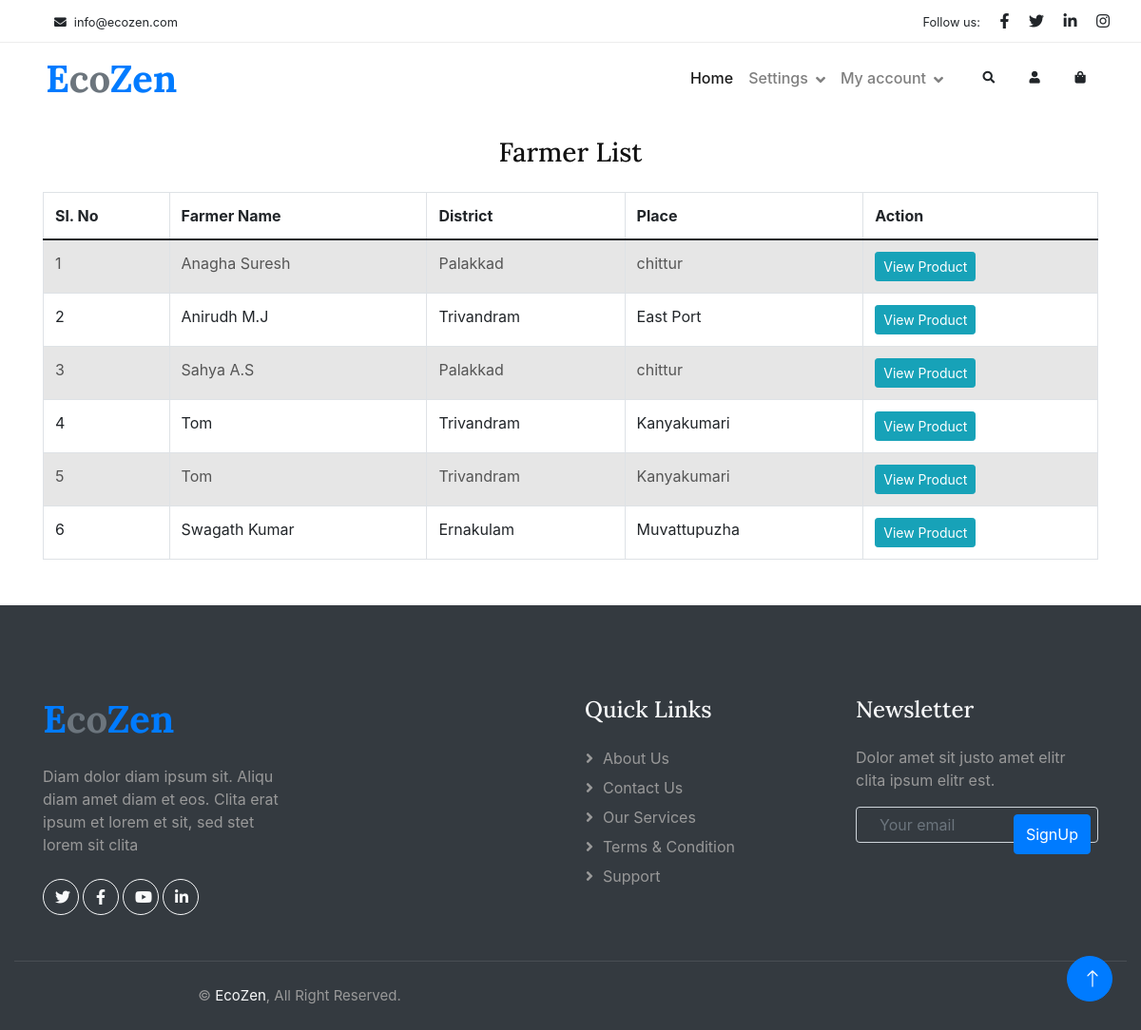
Page /Project/User/FarmerSearch.php (signed in) on the committed database.
### tables this page shows
CREATE TABLE `tbl_seller` (
  `seller_id` int(11) NOT NULL,
  `seller_name` varchar(60) NOT NULL,
  `seller_contact` varchar(60) NOT NULL,
  `seller_email` varchar(100) NOT NULL,
  `seller_proof` varchar(60) NOT NULL,
  `seller_status` int(11) NOT NULL DEFAULT 0,
  `place_id` int(11) NOT NULL,
  `seller_gender` varchar(60) NOT NULL,
  `seller_image` varchar(60) NOT NULL,
  `seller_password` varchar(60) NOT NULL,
  `seller_address` varchar(1000) NOT NULL
);

CREATE TABLE `tbl_district` (
  `district_id` int(11) NOT NULL,
  `district_name` varchar(60) NOT NULL
);

CREATE TABLE `tbl_place` (
  `place_id` int(60) NOT NULL,
  `place_name` varchar(60) NOT NULL,
  `place_pincode` varchar(60) NOT NULL,
  `district_id` int(11) NOT NULL
);

### Project/User/FarmerSearch.php (the view, shortened to what this page needs)
<?php
include("../Assets/Connection/Connection.php");
include("Head.php");
?>
<!DOCTYPE html>
<html lang="en">
<head>
    <link href="../Assets/CSS/bootstrap.min.css" rel="stylesheet">
</head>
<body>
<div class="container mt-5">
    <h3 class="text-center mb-4">Farmer List</h3>
    <form method="POST">
        <table class="table table-bordered table-striped">
            <thead>
                <tr>
                    <th>Sl. No</th>
                    <th>Farmer Name</th>
                    <th>District</th>
                    <th>Place</th>
                    <th>Action</th>
                </tr>
            </thead>
            <tbody>
                <?php
                $selQry = "SELECT * FROM tbl_seller s
                            INNER JOIN tbl_place p ON s.place_id = p.place_id
                            INNER JOIN tbl_district d ON d.district_id = p.district_id";
                $result = $con->query($selQry);
                $i = 0;
                while ($data = $result->fetch_assoc()) {
                    $i++;
                ?>
                <tr>
                    <td><?php echo $i; ?></td>
                    <td><?php echo $data['seller_name']; ?></td>
                    <td><?php echo $data['district_name']; ?></td>
                    <td><?php echo $data['place_name']; ?></td>
                    <td>
                        <a href="Viewproduct.php?sid=<?php echo $data['seller_id']; ?>" class="btn btn-info btn-sm">View Product</a>
                    </td>
                </tr>
                <?php
                }
                ?>
            </tbody>
        </table>
    </form>
</div>
</body>
</html>
<?php
include("Foot.php");
?>

### Project/Assets/Templates/Main/css/style.css (style rules this page uses)
:root { --primary: #3CB815; --secondary: #F65005; --light: #F7F8FC; --dark: #111111; }
.btn { font-weight: 500; transition: .5s; }

### rows in the picture
tbl_seller: seller_name "Anagha Suresh", tbl_district.district_name "Palakkad", place.place_name "chittur"
tbl_seller: seller_name "Anirudh M.J", tbl_district.district_name "Trivandram", place.place_name "East Port"
tbl_seller: seller_name "Sahya A.S", tbl_district.district_name "Palakkad", place.place_name "chittur"
tbl_seller: seller_name "Tom", tbl_district.district_name "Trivandram", place.place_name "Kanyakumari"
tbl_seller: seller_name "Tom", tbl_district.district_name "Trivandram", place.place_name "Kanyakumari"
tbl_seller: seller_name "Swagath Kumar", tbl_district.district_name "Ernakulam", place.place_name "Muvattupuzha"
